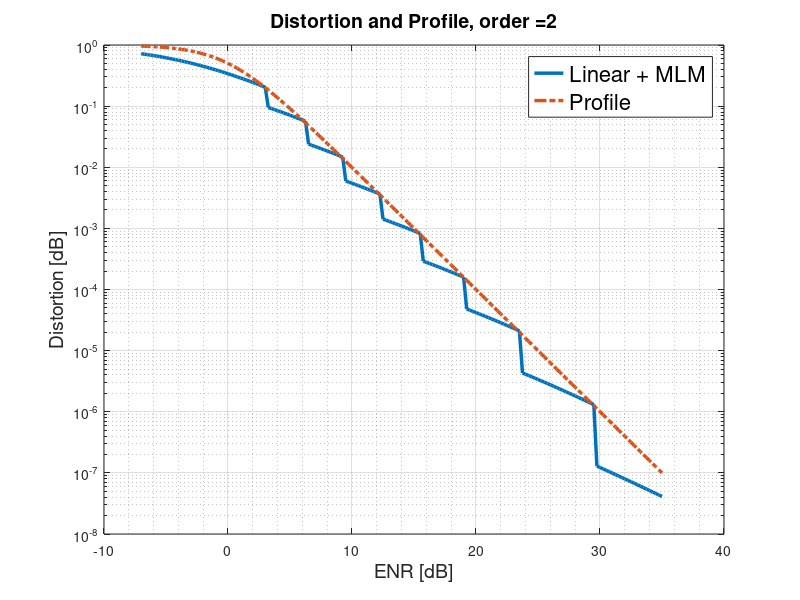

Here is the MATLAB script that generated this plot:
%% Simulation of Successive MLM and Linear transmissions, for the transmissions of an uniform source
%% over a channel with unlimited bandwidth. We optimize the scheme parameters according to the simulated profile

close all; clear all; clc;

profileOrder = 2;
saveResults = 1;

% Init parameters and arrays structures
SNR = -7:0.25:35;  % 8              % Direct channel SNR
snrLin = 10.^(SNR/10);

profile = 1./(1 + (snrLin).^profileOrder);

maxStages = 50; % number of PPM levels

%% Modulo parameters:
% interval

Delta = 0.975; alpha = 0.65;
energyAlloc = ones(1,maxStages) .* Delta .* exp(-(0:1:(maxStages - 1)) * alpha);
disp(strcat('Total Energy = ',num2str(sum(energyAlloc))))

%% Simulation parameters

D_Linear = zeros(length(SNR),1);
totalEnergy = ones(length(SNR),1);

currNumOfLevels = 1;
% currE = zeros(1,currNumOfLevels);currE(1) = 1;

etaLinear = 1;

for i=1:length(SNR)
    
    prevNumOfLevels = currNumOfLevels;
    if i > 1
        if D_Linear(i - 1) >= profile(i - 1)
            currNumOfLevels = prevNumOfLevels + 1;
        end
    end
    
    if prevNumOfLevels ~= currNumOfLevels
        
        startDist = D_Linear(i - 1);
        startENR = 2*energyAlloc(currNumOfLevels)*snrLin(i);
        
    end
    
    if currNumOfLevels == 1
        D_Linear(i) = 1/(1 + 2*energyAlloc(1)*snrLin(i));
    else
        D_Linear(i) = ((1 + startENR)/startENR) * (startDist/(1 + 2*energyAlloc(currNumOfLevels)*snrLin(i)));
%         D_Linear(i) = (startDist/(1 + 2*energyAlloc(currNumOfLevels)*snrLin(i))) * 1 / ((startENR)/(1 + startENR) + (startDist/D_Linear(i-1))*1/(1 + 2*energyAlloc(currNumOfLevels)*snrLin(i)));
    end
    totalEnergy(i) = sum(energyAlloc(1:currNumOfLevels));
    if mod(i,5) == 0
        disp(strcat('Finished SNR = ',num2str(SNR(i))));
    end
end
disp(strcat('Total Energy = ',num2str(sum(energyAlloc(1:currNumOfLevels)))));

if saveResults
    save(strcat('LinearInfDim_Profile',num2str(profileOrder)),'D_Linear','totalEnergy','SNR');
end

figure;
semilogy(SNR,D_Linear,'LineWidth',2.5); hold on;
semilogy(SNR,profile,'-.','LineWidth',2.5);
xlabel('ENR [dB]','FontSize',14); ylabel('Distortion [dB]','FontSize',14);
lgd = legend({'Linear + MLM','Profile'},'FontSize',16,'TextColor','Black');
grid on; grid minor;
title(strcat('Distortion and Profile, order = ',num2str(profileOrder)),'FontSize',14);

